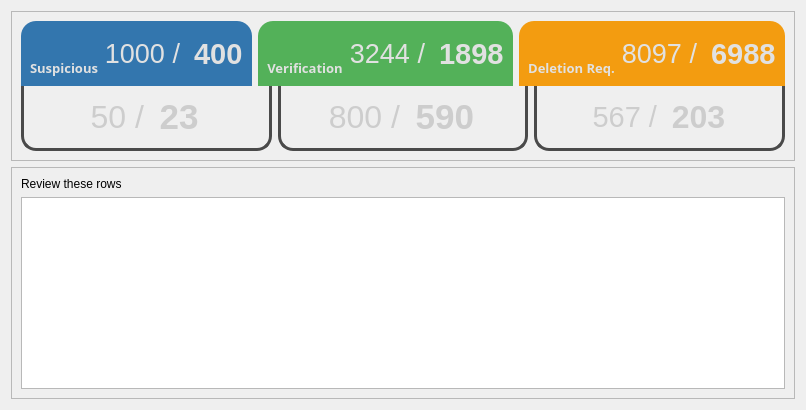
                  <widget class="QWidget" name="page_home">
                   <layout class="QVBoxLayout" name="verticalLayout_10">
                    <item>
                     <widget class="QFrame" name="frame_5">
                      <property name="minimumSize">
                       <size>
                        <width>0</width>
                        <height>150</height>
                       </size>
                      </property>
                      <property name="maximumSize">
                       <size>
                        <width>16777215</width>
                        <height>200</height>
                       </size>
                      </property>
                      <property name="styleSheet">
                       <string notr="true"/>
                      </property>
                      <property name="frameShape">
                       <enum>QFrame::StyledPanel</enum>
                      </property>
                      <property name="frameShadow">
                       <enum>QFrame::Raised</enum>
                      </property>
                      <layout class="QVBoxLayout" name="verticalLayout_9">
                       <property name="spacing">
                        <number>0</number>
                       </property>
                       <property name="leftMargin">
                        <number>0</number>
                       </property>
                       <property name="topMargin">
                        <number>0</number>
                       </property>
                       <property name="rightMargin">
                        <number>0</number>
                       </property>
                       <property name="bottomMargin">
                        <number>0</number>
                       </property>
                       <item>
                        <widget class="QFrame" name="frame_12">
                         <property name="styleSheet">
                          <string notr="true">border-top-left-radius: 15px;
border-top-right-radius: 15px;
color: rgb(225, 225, 225)</string>
                         </property>
                         <property name="frameShape">
                          <enum>QFrame::StyledPanel</enum>
                         </property>
                         <property name="frameShadow">
                          <enum>QFrame::Raised</enum>
                         </property>
                         <layout class="QHBoxLayout" name="horizontalLayout_13">
                          <property name="bottomMargin">
                           <number>0</number>
                          </property>
                          <item>
                           <widget class="QFrame" name="frame_6">
                            <property name="styleSheet">
                             <string notr="true">background: rgba(51,118,174,255);</string>
                            </property>
                            <property name="frameShape">
                             <enum>QFrame::StyledPanel</enum>
                            </property>
                            <property name="frameShadow">
                             <enum>QFrame::Raised</enum>
                            </property>
                            <layout class="QGridLayout" name="gridLayout_6">
                             <item row="1" column="1">
                              <widget class="QLabel" name="label">
                               <property name="font">
                                <font>
                                 <pointsize>20</pointsize>
                                 <weight>50</weight>
                                 <bold>false</bold>
                                </font>
                               </property>
                               <property name="text">
                                <string>1000 /</string>
                               </property>
                               <property name="alignment">
                                <set>Qt::AlignRight|Qt::AlignTrailing|Qt::AlignVCenter</set>
                               </property>
                              </widget>
                             </item>
                             <item row="1" column="2">
                              <widget class="QLabel" name="label_16">
                               <property name="font">
                                <font>
                                 <pointsize>22</pointsize>
                                 <weight>75</weight>
                                 <bold>true</bold>
                                </font>
                               </property>
                               <property name="text">
                                <string> 400</string>
                               </property>
                              </widget>
                             </item>
                             <item row="1" column="0">
                              <widget class="QLabel" name="label_22">
                               <property name="font">
                                <font>
                                 <family>Arial Black</family>
                                 <pointsize>10</pointsize>
                                 <weight>75</weight>
                                 <bold>true</bold>
                                </font>
                               </property>
                               <property name="text">
                                <string>Suspicious</string>
                               </property>
                               <property name="alignment">
                                <set>Qt::AlignBottom|Qt::AlignHCenter</set>
                               </property>
                              </widget>
                             </item>
                            </layout>
                           </widget>
                          </item>
                          <item>
                           <widget class="QFrame" name="frame_7">
                            <property name="styleSheet">
                             <string notr="true">background: rgba(83,177,89,255)</string>
                            </property>
                            <property name="frameShape">
                             <enum>QFrame::StyledPanel</enum>
                            </property>
                            <property name="frameShadow">
                             <enum>QFrame::Raised</enum>
                            </property>
                            <layout class="QGridLayout" name="gridLayout_10">
                             <item row="1" column="1">
                              <widget class="QLabel" name="label_2">
                               <property name="font">
                                <font>
                                 <pointsize>20</pointsize>
                                </font>
                               </property>
                               <property name="text">
                                <string>3244 /</string>
                               </property>
                               <property name="alignment">
                                <set>Qt::AlignRight|Qt::AlignTrailing|Qt::AlignVCenter</set>
                               </property>
                              </widget>
                             </item>
                             <item row="1" column="2">
                              <widget class="QLabel" name="label_18">
                               <property name="font">
                                <font>
                                 <pointsize>22</pointsize>
                                 <weight>75</weight>
                                 <bold>true</bold>
                                </font>
                               </property>
                               <property name="text">
                                <string> 1898</string>
                               </property>
                              </widget>
                             </item>
                             <item row="1" column="0">
                              <widget class="QLabel" name="label_23">
                               <property name="font">
                                <font>
                                 <family>Arial Black</family>
                                 <pointsize>10</pointsize>
                                 <weight>75</weight>
                                 <bold>true</bold>
                                </font>
                               </property>
                               <property name="text">
                                <string>Verification</string>
                               </property>
                               <property name="alignment">
                                <set>Qt::AlignBottom|Qt::AlignHCenter</set>
                               </property>
                              </widget>
                             </item>
                            </layout>
                           </widget>
                          </item>
                          <item>
                           <widget class="QFrame" name="frame_8">
                            <property name="styleSheet">
                             <string notr="true">background: #f39c10

</string>
                            </property>
                            <property name="frameShape">
                             <enum>QFrame::StyledPanel</enum>
                            </property>
                            <property name="frameShadow">
                             <enum>QFrame::Raised</enum>
                            </property>
                            <layout class="QGridLayout" name="gridLayout_11">
                             <item row="1" column="1">
                              <widget class="QLabel" name="label_3">
                               <property name="font">
                                <font>
                                 <pointsize>20</pointsize>
                                </font>
                               </property>
                               <property name="text">
                                <string>8097 /</string>
                               </property>
                               <property name="alignment">
                                <set>Qt::AlignRight|Qt::AlignTrailing|Qt::AlignVCenter</set>
                               </property>
                              </widget>
                             </item>
                             <item row="1" column="2">
                              <widget class="QLabel" name="label_20">
                               <property name="font">
                                <font>
                                 <pointsize>22</pointsize>
                                 <weight>75</weight>
                                 <bold>true</bold>
                                </font>
                               </property>
                               <property name="text">
                                <string> 6988</string>
                               </property>
                              </widget>
                             </item>
                             <item row="1" column="0">
                              <widget class="QLabel" name="label_28">
                               <property name="font">
                                <font>
                                 <family>Arial Black</family>
                                 <pointsize>10</pointsize>
                                 <weight>75</weight>
                                 <bold>true</bold>
                                </font>
                               </property>
                               <property name="text">
                                <string>Deletion Req.</string>
                               </property>
                               <property name="alignment">
                                <set>Qt::AlignBottom|Qt::AlignHCenter</set>
                               </property>
                              </widget>
                             </item>
                            </layout>
                           </widget>
                          </item>
                         </layout>
                        </widget>
                       </item>
                       <item>
                        <widget class="QFrame" name="frame_19">
                         <property name="styleSheet">
                          <string notr="true">border-bottom-left-radius: 15px;
border-bottom-right-radius: 15px;
border-bottom-color: rgb(255, 85, 0);
border-left-color: rgb(255, 85, 0);
border-right-color: rgb(255, 85, 0);
color:rgb(205, 205, 205)

</string>
                         </property>
                         <property name="frameShape">
                          <enum>QFrame::StyledPanel</enum>
                         </property>
                         <property name="frameShadow">
                          <enum>QFrame::Raised</enum>
                         </property>
                         <layout class="QHBoxLayout" name="horizontalLayout_18">
                          <property name="topMargin">
                           <number>0</number>
                          </property>
                          <item>
                           <widget class="QFrame" name="frame_14">
                            <property name="mouseTracking">
                             <bool>false</bool>
                            </property>
                            <property name="styleSheet">
                             <string notr="true">QFrame {
border-bottom: 3px solid #4a4a4a;
border-left: 3px solid #4a4a4a;
border-right: 3px solid #4a4a4a;
}
QLabel {
border: 0px;
}</string>
                            </property>
                            <property name="frameShape">
                             <enum>QFrame::StyledPanel</enum>
                            </property>
                            <property name="frameShadow">
                             <enum>QFrame::Raised</enum>
                            </property>
                            <property name="lineWidth">
                             <number>1</number>
                            </property>
                            <layout class="QGridLayout" name="gridLayout_13">
                             <item row="0" column="0">
                              <widget class="QLabel" name="label_5">
                               <property name="font">
                                <font>
                                 <pointsize>24</pointsize>
                                </font>
                               </property>
                               <property name="text">
                                <string>50 /</string>
                               </property>
                               <property name="alignment">
                                <set>Qt::AlignRight|Qt::AlignTrailing|Qt::AlignVCenter</set>
                               </property>
                              </widget>
                             </item>
                             <item row="0" column="1">
                              <widget class="QLabel" name="label_17">
                               <property name="font">
                                <font>
                                 <pointsize>26</pointsize>
                                 <weight>75</weight>
                                 <bold>true</bold>
                                </font>
                               </property>
                               <property name="text">
                                <string> 23</string>
                               </property>
                              </widget>
                             </item>
                            </layout>
                           </widget>
                          </item>
                          <item>
                           <widget class="QFrame" name="frame_15">
                            <property name="styleSheet">
                             <string notr="true">QFrame {
border-bottom: 3px solid #4a4a4a;
border-left: 3px solid #4a4a4a;
border-right: 3px solid #4a4a4a;
}
QLabel {
border: 0px;
}</string>
                            </property>
                            <property name="frameShape">
                             <enum>QFrame::StyledPanel</enum>
                            </property>
                            <property name="frameShadow">
                             <enum>QFrame::Raised</enum>
                            </property>
                            <layout class="QGridLayout" name="gridLayout_14">
                             <item row="0" column="0">
                              <widget class="QLabel" name="label_6">
                               <property name="font">
                                <font>
                                 <pointsize>24</pointsize>
                                </font>
                               </property>
                               <property name="text">
                                <string> 800 /</string>
                               </property>
                               <property name="alignment">
                                <set>Qt::AlignRight|Qt::AlignTrailing|Qt::AlignVCenter</set>
                               </property>
                              </widget>
                             </item>
                             <item row="0" column="1">
                              <widget class="QLabel" name="label_19">
                               <property name="font">
                                <font>
                                 <pointsize>26</pointsize>
                                 <weight>75</weight>
                                 <bold>true</bold>
                                </font>
                               </property>
                               <property name="text">
                                <string> 590</string>
                               </property>
                              </widget>
                             </item>
                            </layout>
                           </widget>
                          </item>
                          <item>
                           <widget class="QFrame" name="frame_16">
                            <property name="styleSheet">
                             <string notr="true">QFrame {
border-bottom: 3px solid #4a4a4a;
border-left: 3px solid #4a4a4a;
border-right: 3px solid #4a4a4a;
}
QLabel {
border: 0px;
}</string>
                            </property>
                            <property name="frameShape">
                             <enum>QFrame::StyledPanel</enum>
                            </property>
                            <property name="frameShadow">
                             <enum>QFrame::Raised</enum>
                            </property>
                            <layout class="QGridLayout" name="gridLayout_15">
                             <item row="0" column="0">
                              <widget class="QLabel" name="label_7">
                               <property name="font">
                                <font>
                                 <pointsize>22</pointsize>
                                </font>
                               </property>
                               <property name="text">
                                <string>567 /</string>
                               </property>
                               <property name="alignment">
                                <set>Qt::AlignRight|Qt::AlignTrailing|Qt::AlignVCenter</set>
                               </property>
                              </widget>
                             </item>
                             <item row="0" column="1">
                              <widget class="QLabel" name="label_21">
                               <property name="font">
                                <font>
                                 <pointsize>24</pointsize>
                                 <weight>75</weight>
                                 <bold>true</bold>
                                </font>
                               </property>
                               <property name="text">
                                <string> 203</string>
                               </property>
                              </widget>
                             </item>
                            </layout>
                           </widget>
                          </item>
                         </layout>
                        </widget>
                       </item>
                      </layout>
                     </widget>
                    </item>
                    <item>
                     <widget class="QFrame" name="frame_4">
                      <property name="styleSheet">
                       <string notr="true"/>
                      </property>
                      <property name="frameShape">
                       <enum>QFrame::StyledPanel</enum>
                      </property>
                      <property name="frameShadow">
                       <enum>QFrame::Raised</enum>
                      </property>
                      <layout class="QGridLayout" name="gridLayout_12">
                       <item row="0" column="0">
                        <widget class="QLabel" name="label_4">
                         <property name="text">
                          <string>Review these rows</string>
                         </property>
                        </widget>
                       </item>
                       <item row="1" column="0">
                        <widget class="QTableWidget" name="tableWidget_7"/>
                       </item>
                      </layout>
                     </widget>
                    </item>
                   </layout>
                  </widget>
